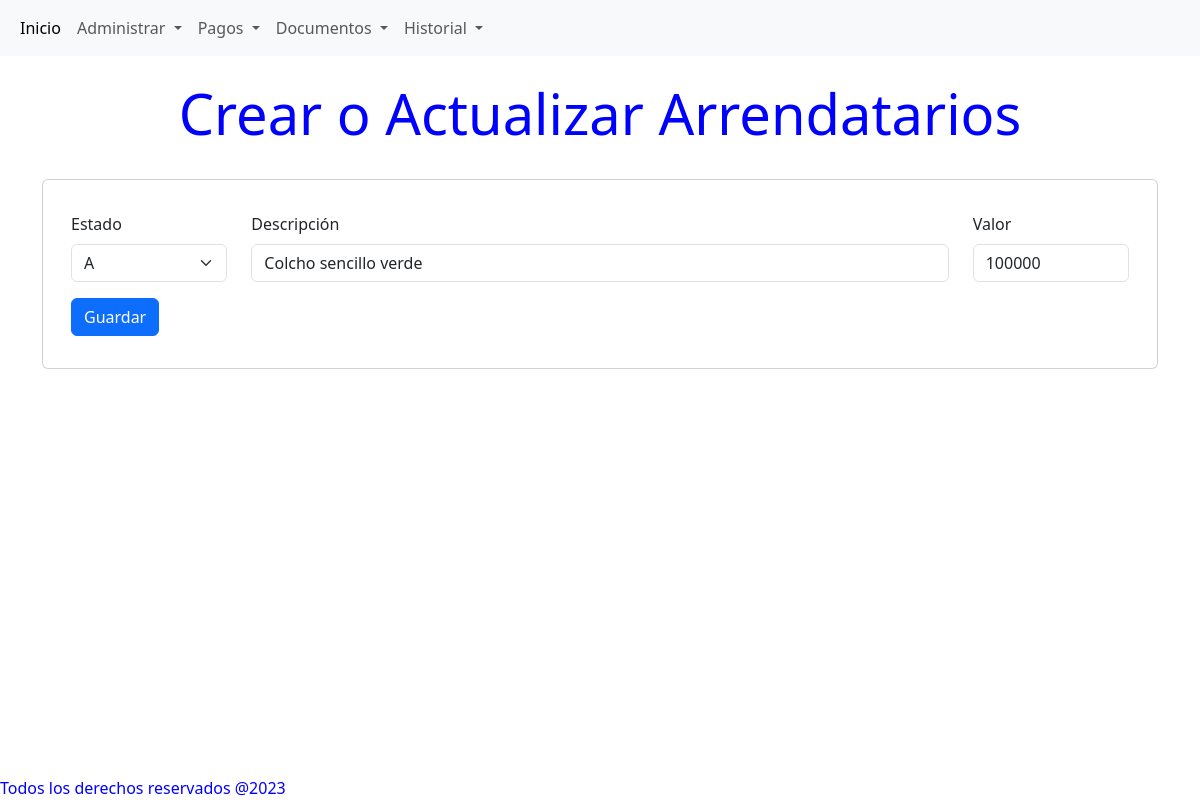
The page /inventario/edit/1 on the database as committed earlier.
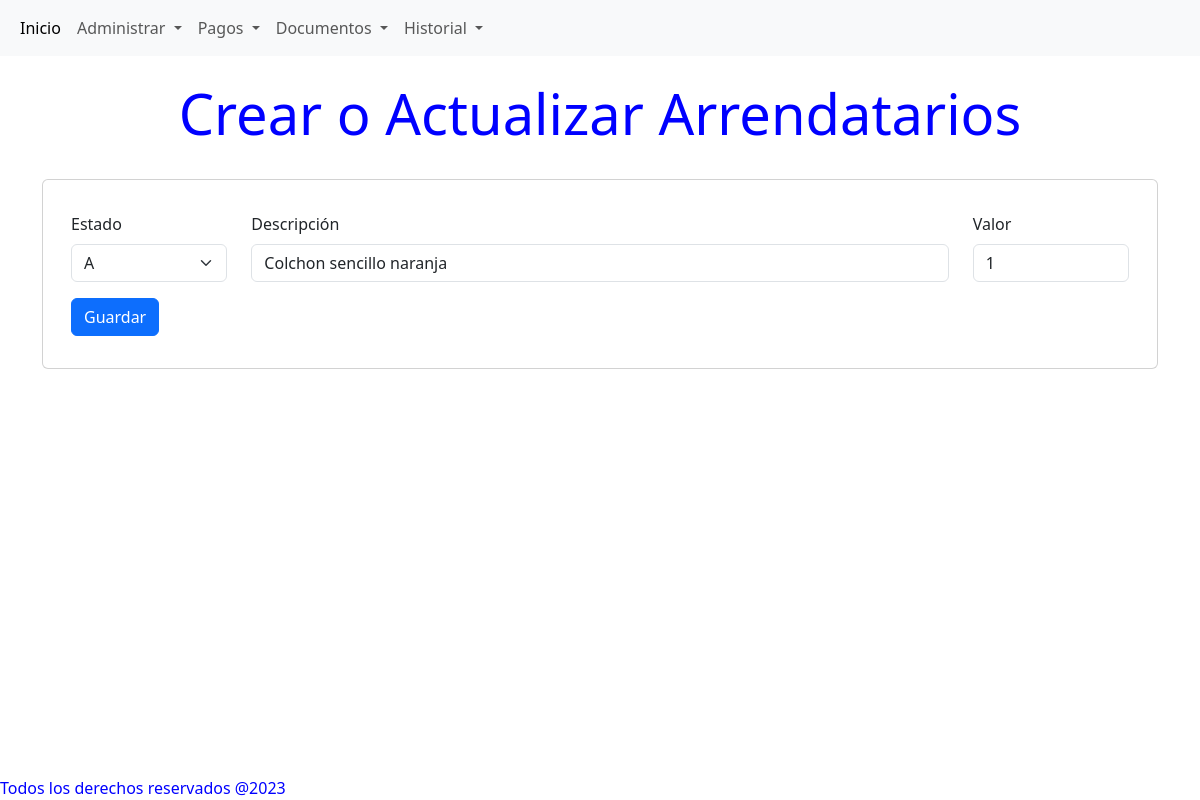
The same page on the database as committed later.
### models/InventarioModel.py (models this page shows)
class Inventario(db.Model):
    id              = db.Column(db.Integer, primary_key = True)
    descripcion     = db.Column(db.String(200), nullable=False)
    valor          = db.Column(db.Integer, nullable=False)
    estado         = db.Column(db.String(200), nullable=False)

### routes/inventario.py (the view)
@inventario_bp.route('/edit/<int:item_id>', methods =['GET','POST'])
def edit_inventario(item_id):
   try:
        inventario = Inventario.query.filter_by(id=int(item_id)).one()
        return displayForm(inventario,item_id)
   except :
        return render_template('not_found.html')

### routes/inventario.py (called while the page is built)
def displayForm(inventario = None, edit_id = 'new'):
    if inventario is None:
        inventario = Inventario()
    estados = estadoList
    return render_template('inventario/formInventario.html',
                           edit_id = edit_id,
                           inventario = inventario,
                           estados = estados
                           )

### templates/inventario/formInventario.html (shortened to what this page needs)
{% extends 'base.html' %}
{% block content %}
<h1 class="display-4 text-center mt-4"> Crear o Actualizar Arrendatarios</h1>
<br>
<div class="container">
    <div class="card">
        <div class="card-body">
            <form method="post" action="{{ url_for('inventario.update_inventario', edit_id =edit_id) }}">
                <div class="container">
                    <div class=" row my-3">
                        <div class="col form-group">
                            <label for="estado" class="form-label">Estado</label>
                            <select class="form-select" id="estado" name="estado" aria-describedby="estado">
                                {% for estado in estados %}
                                <option value="{{  estado  }}" {% if inventario.estado == estado %} selected {% endif %}>
                                    {{  estado  }}
                                </option>
                                {% endfor %}
                            </select>
                        </div>
                        <div class="col-8">
                            <label for="descripcion" class="form-label">Descripción</label>
                            <input type="text" class="form-control" id="descripcion"  name="descripcion"  value= {{ inventario.descripcion |replace(' ', '&nbsp;') | safe }} aria-describedby="descripcion" maxlength="200" required>
                        </div>
                        <div class="col">
                            <label for="valor" class="form-label">Valor</label>
                            <input type="number" class="form-control" name="valor" value= {{ inventario.valor }} id="valor" aria-describedby="valor" required>
                        </div>
                    </div>
                    <div class="row my-3">
                        <div class="col">
                            <button type="submit" class="btn btn-primary" >Guardar</button>
                        </div>
                    </div>
                </div>
                </div>
        </div>
    </div>
{% endblock %}

Rows that differ between the two databases and show on the page:
changed Inventario: descripcion "Colcho sencillo verde" → "Colchon sencillo naranja"; valor "100000" → "1"
